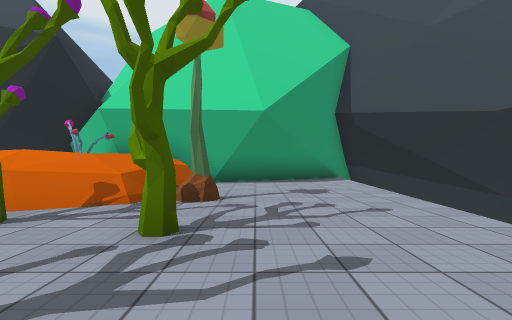
view 1 (above)

24 first-person views from a walk through a 3-D level made in the Unity game engine. The camera is 1.2 m above the floor, looks level and sees 85° across. The floor is counted in squares, 2 m on a side. Each view is taken from the middle of a square. On the plan, view 1 faces up. The plan holds only what a view shows up to about 9 squares ahead; the rest is blank. The place goes on beyond the plan. The player character is not drawn. Some surface patterns are stand-ins.

view 2
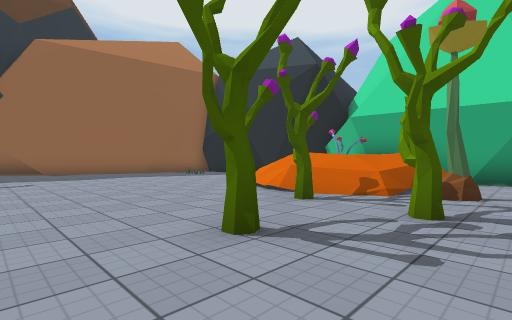

view 3
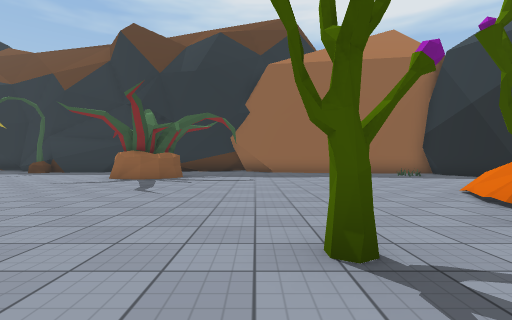

view 4
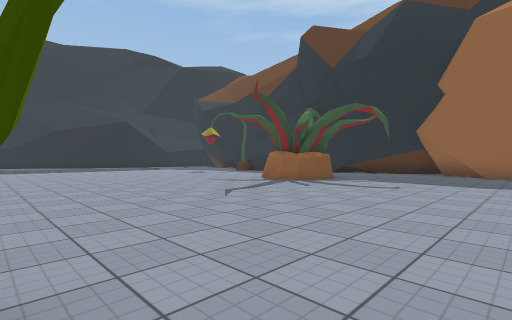

view 5
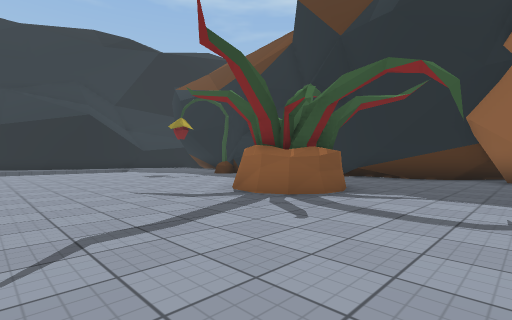

view 6
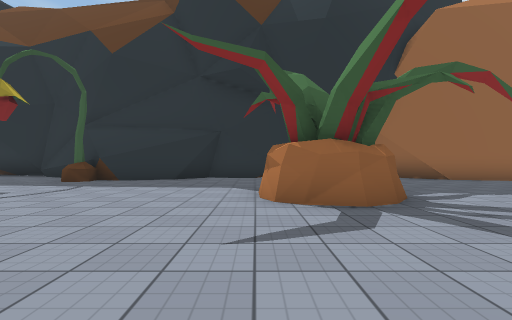

view 7
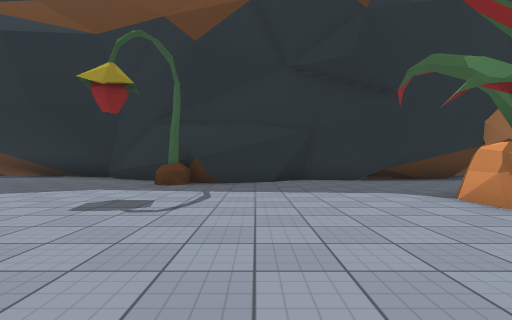

view 8
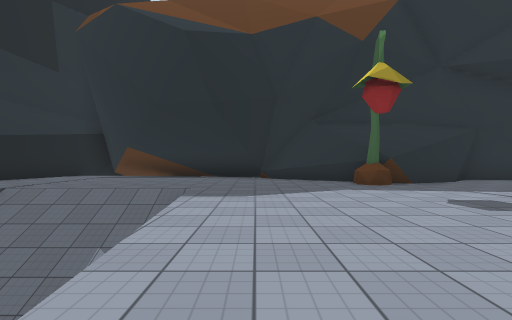

view 9
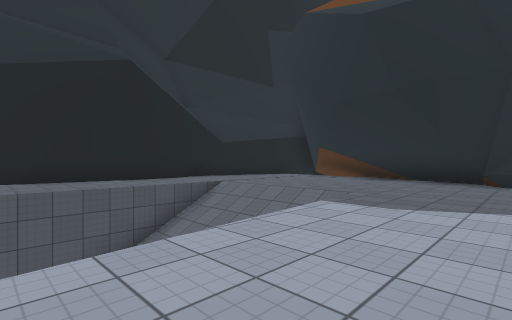

view 10
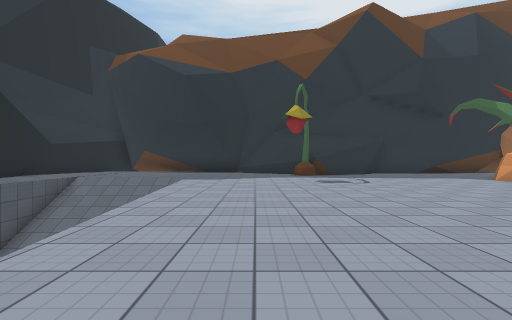

view 11
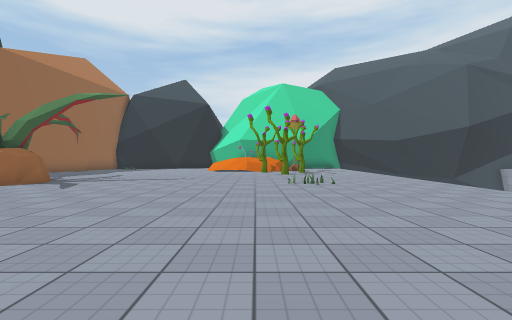

view 12
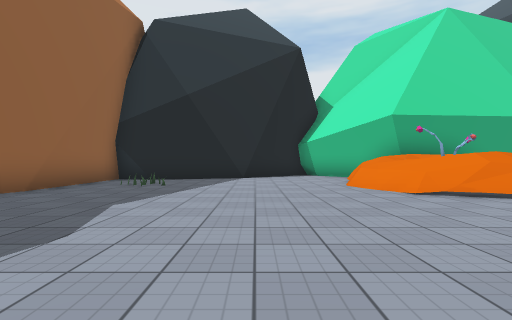

view 13
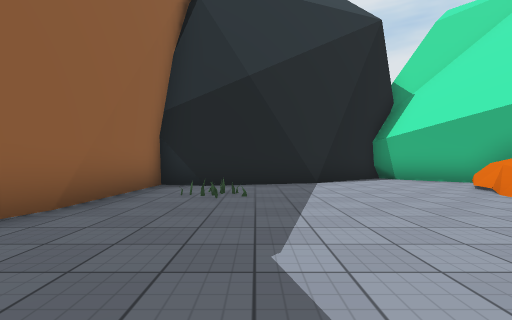

view 14
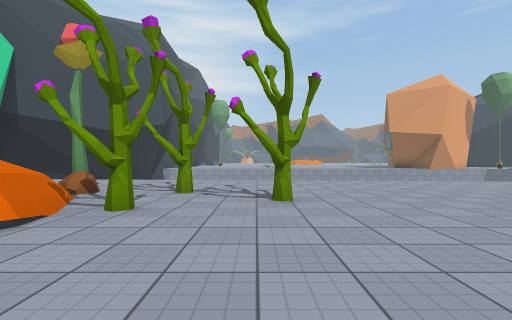

view 15
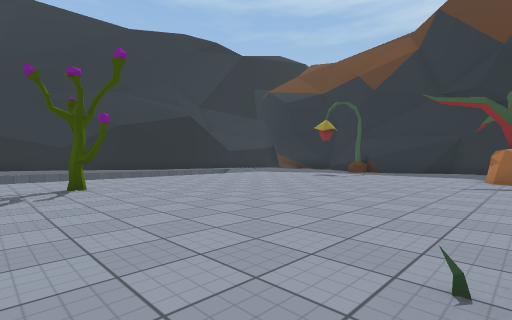

view 16
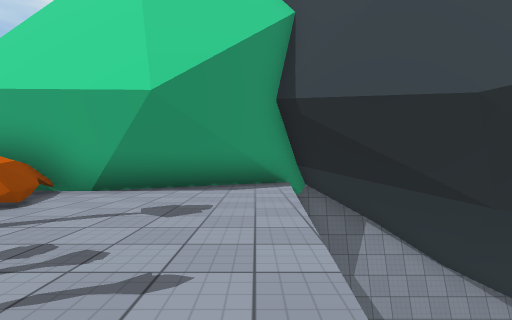

view 17
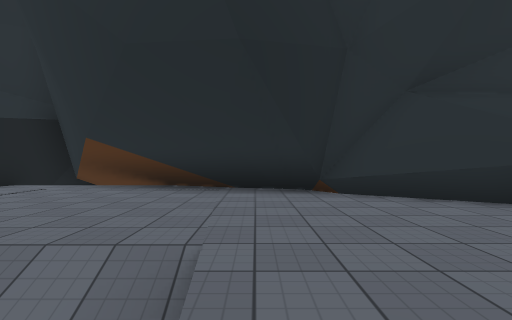

view 18
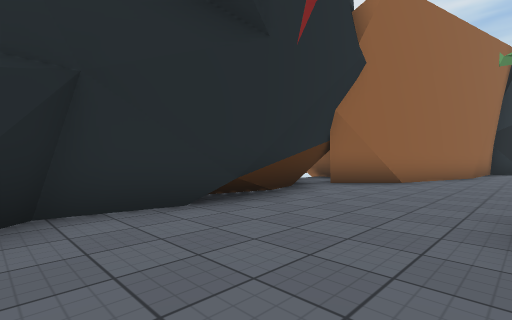

view 19
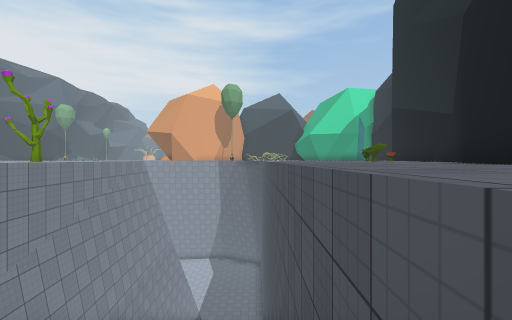

view 20
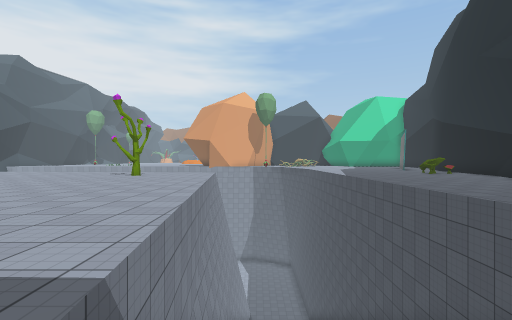

view 21
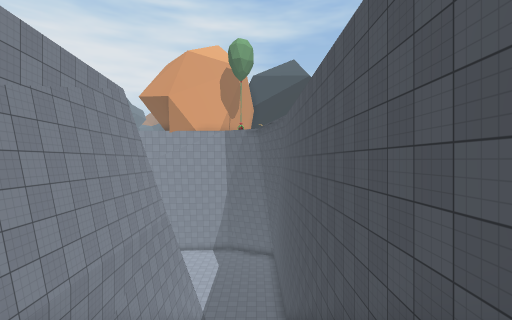

view 22
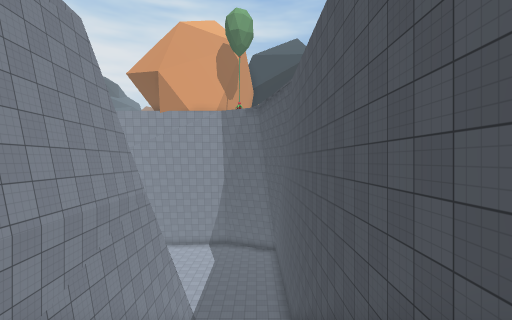

view 23
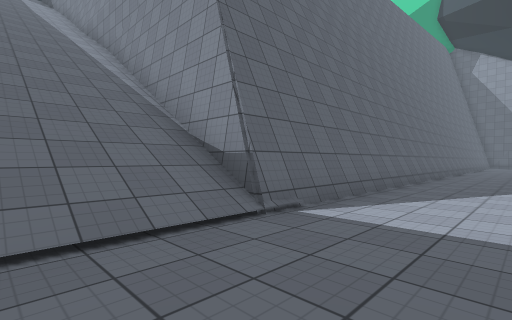

view 24
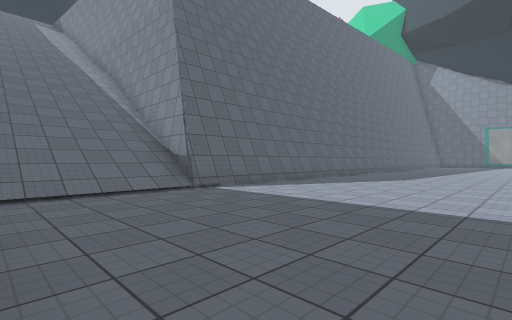

### Floor plan
Key: @ floor where view 1 was taken; # wall or solid block; . main floor; : floor 1 m higher than the main floor; - floor 19.5 m lower than the main floor; / step, stairs or slope; = window, fence, low wall or low ledge; v drop or lower ground; P plant; O other object.
Columns run from 16 left of view 1 to 11 right of it. Each row starts with its distance up from view 1.
 10          ###       ##
  9        ###.##    #####
  8    #####....#  ###.vv#
  7    #.......=####...v
  6    #.O.....=###=...v
  5    #.......=::=....v
  4    #.......=#==P...v
  3    #.........P.....
  2   ##...........P...
  1   #...........P....
  0  ##.............@..
 -1  #.................
 -2  #................v
 -3  ##...##..........v
 -4  ##...##......O...v
 -5  #................v
 -6  #................v   /-
 -7  ##...............   #/- --
 -8   #..............    #/----
 -9   #..............  v #/-----
-10   #O..........P..  v #/-----
-11  ##..............    #/-----
-12  #...............    #/-----
-13  #...............vv  #/-----
-14 ##....///vvvvvvv######/-----
-15 #...///      //////////-----
-16 #...////     //////////-----
-17 #...//// / /  /////////-----
-18 #...=//////////////////-----
-19 ....#=###############
-20 ### ...

Where each view was taken, in squares from view 1:
view 1: 0 up, 0 right, facing up
view 2: 1 down, 0 right, facing up-left
view 3: 0 up, 0 right, facing left
view 4: 2 up, 2 left, facing down-left
view 5: 0 up, 5 left, facing down-left
view 6: 5 down, 5 left, facing left
view 7: 8 down, 6 left, facing left
view 8: 13 down, 6 left, facing left
view 9: 12 down, 7 left, facing down-left
view 10: 12 down, 2 left, facing left
view 11: 11 down, 3 left, facing up
view 12: 1 down, 8 left, facing up
view 13: 1 up, 10 left, facing up
view 14: 1 up, 6 left, facing right
view 15: 4 down, 0 right, facing down-left
view 16: 2 up, 2 right, facing up
view 17: 14 down, 10 left, facing left
view 18: 7 down, 11 left, facing up-left
view 19: 18 down, 11 left, facing right
view 20: 15 down, 12 left, facing right
view 21: 17 down, 7 left, facing right
view 22: 17 down, 5 left, facing right
view 23: 17 down, 8 right, facing up-left
view 24: 18 down, 11 right, facing up-left
